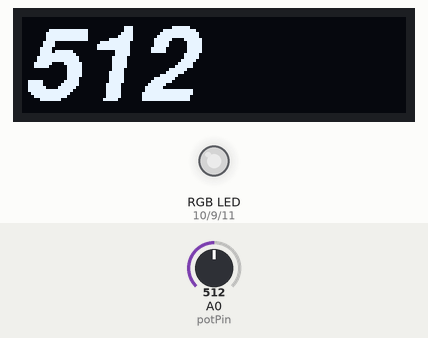
A sketch run on a simulated Arduino Uno, built with avr-gcc and run on an emulated ATmega328P. On the bench: 128×32 one-colour display, an RGB LED mixed from three pins (HIGH = lit). The inputs (shaded band) are chosen by the test bench; at power-on: A0 (potPin) = 512. Dim RGB values are drawn brighter than linear; the display library's start-up logo is not drawn; what the sketch prints to the serial monitor is not drawn.

Above: at 3.2 s.
3.3 s: A0 (potPin) set to 716
At 4.5 s:
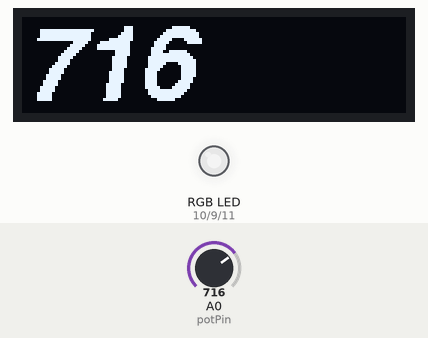
4.8 s: A0 (potPin) set to 900
At 5.4 s:
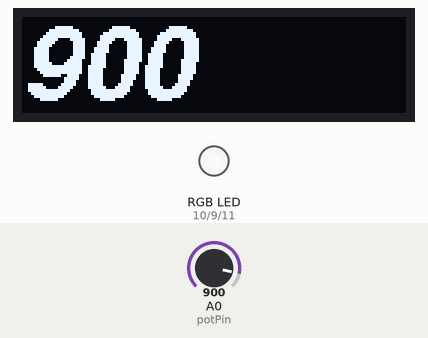
6.3 s: A0 (potPin) set to 122
At 6.6 s:
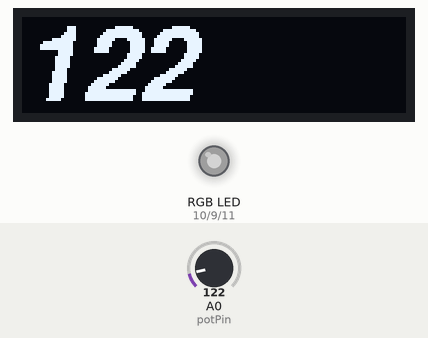
7.8 s: A0 (potPin) set to 0
At 8.6 s:
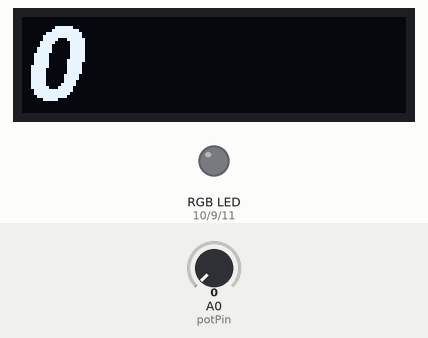
Timing chart, 0 to 10.3 s (numbered marks = the images above; inputs shaded):
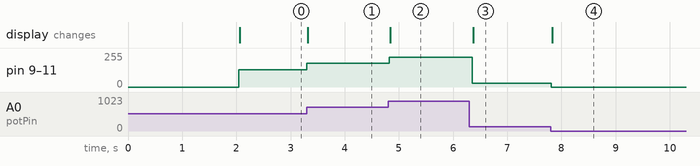

Measured:
- after the input at 3.3 s, pin 9 (greenLEDPin), pin 10 (redLEDPin), pin 11 (blueLEDPin): 128/255 → 179/255 at once; the display: changes at once (image 1)
- after the input at 4.8 s, pin 9 (greenLEDPin), pin 10 (redLEDPin), pin 11 (blueLEDPin): 179/255 → 225/255 at once; the display: changes at once (image 2)
- after the input at 6.3 s, pin 9 (greenLEDPin), pin 10 (redLEDPin), pin 11 (blueLEDPin): 225/255 → 30/255 after 0.06 s; the display: changes after 0.07 s (image 3)
- after the input at 7.8 s, pin 9 (greenLEDPin), pin 10 (redLEDPin), pin 11 (blueLEDPin): 30/255 → 0/255 at once; the display: changes at once (image 4)

The sketch:

sketch_potentiometer_oled_led.ino
```cpp
#include <SPI.h>
#include <Wire.h>
#include <Adafruit_GFX.h>
#include <Adafruit_SSD1306.h>
#include <Fonts/FreeSansBoldOblique18pt7b.h>

#define SCREEN_WIDTH 128 // OLED display width, in pixels
#define SCREEN_HEIGHT 32 // OLED display height, in pixels

// Declaration for an SSD1306 display connected to I2C (SDA, SCL pins)
#define OLED_RESET     4 // Reset pin # (or -1 if sharing Arduino reset pin)
Adafruit_SSD1306 display(SCREEN_WIDTH, SCREEN_HEIGHT, &Wire, OLED_RESET);

// potentiometer definition
int const potPin = A0;
int potVal;
int ledVal;

// LED
const int redLEDPin = 10;
const int blueLEDPin = 11;
const int greenLEDPin = 9;

void setup() {
  Serial.begin(9600);

  // LED setup
  pinMode(greenLEDPin, OUTPUT);
  pinMode(blueLEDPin, OUTPUT);
  pinMode(redLEDPin, OUTPUT);

  // SSD1306_SWITCHCAPVCC = generate display voltage from 3.3V internally
  if(!display.begin(SSD1306_SWITCHCAPVCC, 0x3C)) { // Address 0x3C for 128x32
    Serial.println(F("SSD1306 allocation failed"));
    for(;;); // Don't proceed, loop forever
  }

  display.display();
  delay(2000); // Pause for 2 seconds
  display.clearDisplay();
}

void loop() {
  potVal = analogRead(potPin);
  Serial.print("potVal: ");
  Serial.println(potVal);

  ledVal = potVal / 4;

  analogWrite(redLEDPin, ledVal);
  analogWrite(blueLEDPin, ledVal);
  analogWrite(greenLEDPin, ledVal);

  testdrawstyles(potVal);
  delay(50);
}

void testdrawstyles(int x) {
  display.clearDisplay();
  display.setFont(&FreeSansBoldOblique18pt7b);
  display.setTextSize(1);
  display.setTextColor(SSD1306_WHITE);
  display.setCursor(0,27);
  display.println(x, DEC);
  display.display();
}
```
